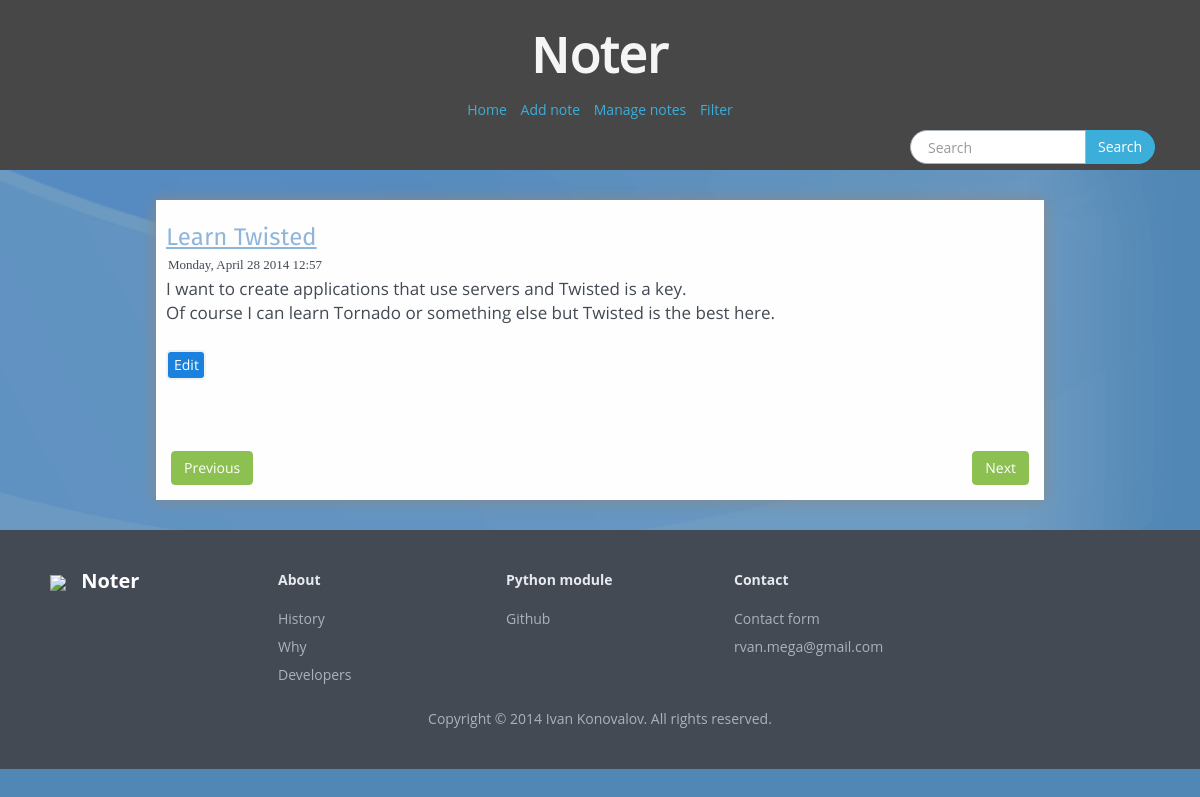
The page /note/87/ (signed in) on the database its author committed.
### note/models.py (models this page shows)
class Note(models.Model):
	id = models.AutoField(primary_key=True)
	title = models.CharField(max_length=100)
	text = models.TextField()
	tags = models.TextField()
	is_todo = models.BooleanField(default=False)
	is_checked = models.BooleanField(default=False)
	date = models.DateTimeField(auto_now_add=True)
	class Meta:
		ordering = ["-date"]
	if sys.version_info.major > 2:
		def __str__(self):
			return self.title
	else:
		def __unicode__(self):
			return self.title

### note/views.py (the view)
# urls.py: url(r'^note/(?P<id>\d+)/$', 'note.views.getNote'),
def getNote(request, id):
	if not request.user.is_authenticated(): # If user isn't logged in
		raise Http404 # Display '404 Not Found' error
	try: # Sometimes there's no such note
		note = Note.objects.get(id=id) # Get note by ID
		note = replaceNewLinesSingleObject(note) # Replace newlines by <br/>
	except ObjectDoesNotExist: # I've already said that sometimes note may not exist
		raise Http404 # Display '404 Not Found' error
	try: # Sometimes note can be latest
		next_note = note.get_next_by_date() # Get next note
	except ObjectDoesNotExist: # If there's no next note
		next_note = None # Next note will be None
	try: # Sometimes note can be first
		previous_note = note.get_previous_by_date() # Get previous note
	except ObjectDoesNotExist: # If there's no previous note
		previous_note = None # Previous note will be None
	context = {
		"note": note, # Note object
		"next": next_note, # Next note object
		"previous": previous_note # Previous note object
	}
	return render_to_response("note.html", context) # Render page

### note/functions.py (called while the page is built)
def replaceNewLinesString(s):
	return s.replace("\n", "<br/>").replace(" ", "&nbsp;")

def replaceNewLinesSingleObject(obj):
	obj.text = replaceNewLinesString(obj.text)
	return obj

### templates/note.html (shortened to what this page needs)
{% extends "base.html" %}
{% block content %}
	{% include "include/note.html" %}
	<a href="/edit/{{ note.id }}/" onclick="load_page('/edit/{{ note.id }}/'); return false;"><div class="edit_button">Edit</div></a>
	<div class="col-6-md" style="margin-bottom: 30px;">
			{% if previous %}
				<button id="previous" class="btn btn-success" style="float: left;" onclick="load_page('/note/{{ previous.id }}/'); return false;">Previous</button>
			{% endif %}
			{% if next %}
				<button id="next" class="btn btn-success" style="float: right" onclick="load_page('/note/{{ next.id }}/'); return false;">Next</button>
			{% endif %}
	</div>
{% endblock %}

### templates/include/note.html
<div class="note {% if note.is_todo and note.is_checked %}checked{% elif note.is_todo and not note.is_checked %}unchecked{% endif %}" id="note-{{ note.id }}">
	<a href="/note/{{ note.id }}" onclick="load_page('/note/{{ note.id }}/'); return false;">
		<span class="title">{{ note.title }}</span>
	</a>
	<div class="date"><time datetime="{{ note.date }}">{{ note.date|date:"l, F j Y H:i" }}</time></div>
	<p class="text">{{ note.text|safe }}</p>
</div>

### static/css/style.css (style rules this page uses)
body { z-index: 1000; background-image: url("/static/img/background2.gif"); background-repeat: no-repeat; background-attachment: fixed; background-size: 100% auto; }
#next, #previous { position: absolute; bottom: 0; margin: 15px; }
#next { right: 0; }
#previous { left: 0; }
.unchecked .title { text-decoration: underline; }
.date { font-family: Times; margin: 2px; font-size: 13px; }
.col-6-md { padding-right: 8px; padding-bottom: 15px; }
.text { display: block; min-width: 240px; font-size: 17px; }
p { font-family: OpenSans, Verdana, Arial; }
.title { margin-bottom: 5px; min-width: 240px; text-decoration: none; font-size: 24px; font-family: Fira, Verdana, Arial; color: #74A4D3; opacity: 0.8; transition: opacity 1s ease-in-out; }
.note { word-wrap: break-word; padding-bottom: 15px; max-width: 1000px; min-width: 240px; }
.edit_button { display: inline-block; margin-bottom: 50px; background-color: #1A81DF; padding: 3px 6px; vertical-align: middle; max-width: 40px; min-width: 30px; text-align: center; border-radius: 5px; border: 2px solid #F1F1F1; cursor: pointer; color: white; }

### rows shown on the page
Note: title "Learn Twisted", date "Monday, April 28 2014 12:57", text "I want to create applications that use servers and Twisted is a key. Of course I can learn Tornado or something else but Twisted is the best here."
